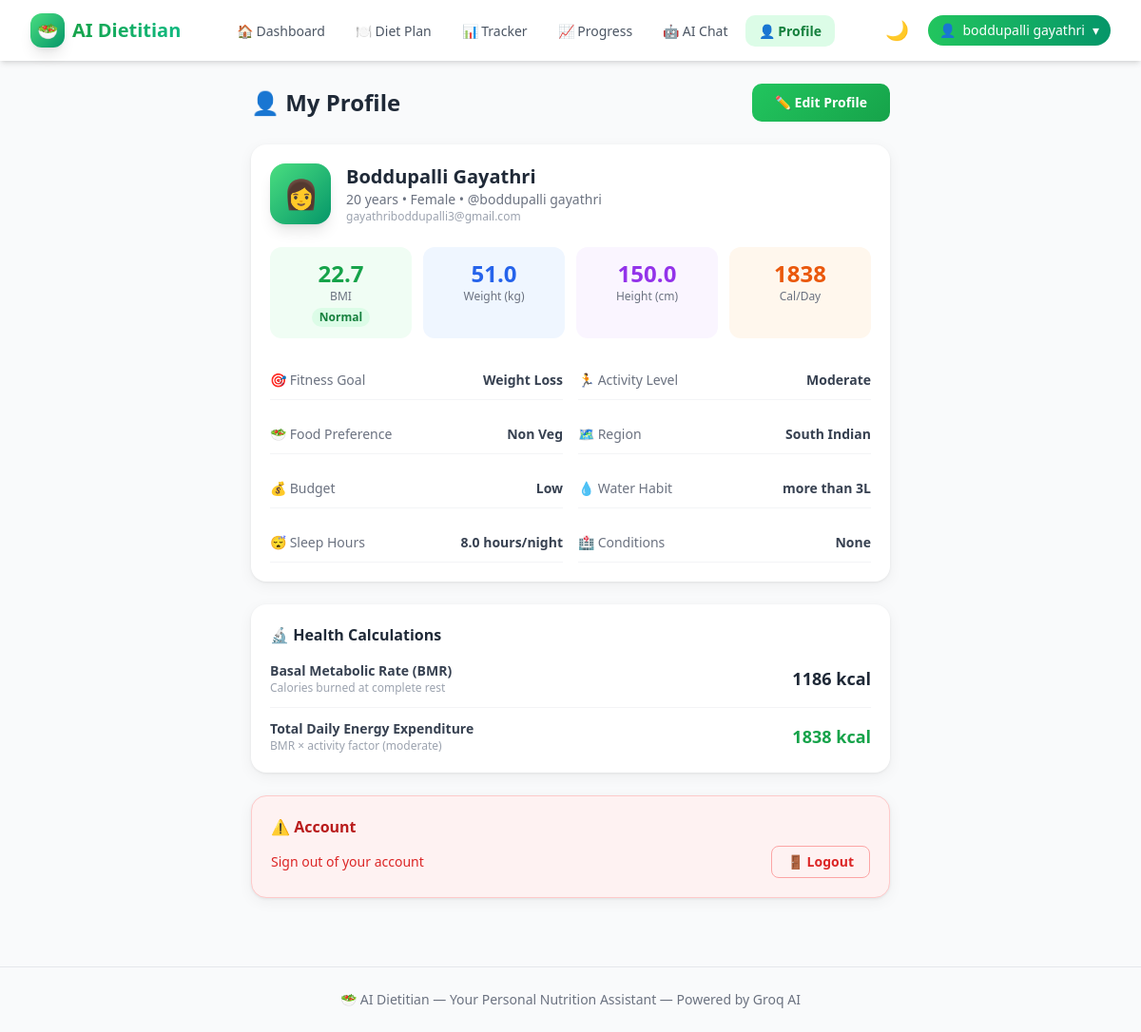
Screenshot of /profile (signed in) with the database file from the repository.
### tables this page shows
CREATE TABLE health_profiles (
            id INTEGER PRIMARY KEY AUTOINCREMENT,
            user_id INTEGER UNIQUE NOT NULL,
            name TEXT,
            age INTEGER,
            gender TEXT,
            height_cm REAL,
            weight_kg REAL,
            diseases TEXT,          -- comma-separated: diabetes,hypertension,etc.
            food_preferences TEXT,  -- veg, non-veg, vegan
            allergies TEXT,
            budget TEXT,            -- low, medium, high
            fitness_goals TEXT,     -- weight_loss, muscle_gain, maintenance
            activity_level TEXT,    -- sedentary, light, moderate, active, very_active
            sleep_hours REAL,
            water_habit TEXT,       -- less_than_2L, 2_to_3L, more_than_3L
            region TEXT,            -- north, south, east, west, central
            updated_at TIMESTAMP DEFAULT CURRENT_TIMESTAMP,
            FOREIGN KEY (user_id) REFERENCES users(id)
        );

CREATE TABLE users (
            id INTEGER PRIMARY KEY AUTOINCREMENT,
            username TEXT UNIQUE NOT NULL,
            email TEXT UNIQUE NOT NULL,
            password_hash TEXT NOT NULL,
            created_at TIMESTAMP DEFAULT CURRENT_TIMESTAMP
        );

### routers/profile.py (the view)
@router.get("/profile", response_class=HTMLResponse)
async def profile_page(request: Request):
    user_id = get_current_user(request)
    if not user_id:
        return RedirectResponse(url="/login", status_code=302)
    db = get_db()
    try:
        profile = db.execute(
            "SELECT * FROM health_profiles WHERE user_id = ?", (user_id,)
        ).fetchone()
        user = db.execute(
            "SELECT username, email FROM users WHERE id = ?", (user_id,)
        ).fetchone()
        profile_data = dict(profile) if profile else {}
        bmi_data = {}
        if profile_data:
            bmi_info = calculate_bmi(profile_data.get("weight_kg", 0), profile_data.get("height_cm", 0))
            bmr = calculate_bmr(profile_data.get("weight_kg", 0), profile_data.get("height_cm", 0),
                               profile_data.get("age", 0), profile_data.get("gender", "male"))
            daily_cal = calculate_daily_calories(bmr, profile_data.get("activity_level", "moderate"))
            bmi_data = {**bmi_info, "bmr": bmr, "daily_calories": daily_cal}
    finally:
        db.close()
    return templates.TemplateResponse(request, "profile.html", {
        "profile": profile_data,
        "bmi_data": bmi_data,
        "user": dict(user) if user else {},
        "username": request.session.get("username")
    })

### templates/profile.html (shortened to what this page needs)
{% extends "base.html" %}
{% block content %}
<div class="max-w-2xl mx-auto">
    <div class="flex items-center justify-between mb-6">
        <h1 class="text-2xl font-bold text-gray-800 dark:text-white">👤 My Profile</h1>
        <a href="/onboarding" class="btn-primary text-sm">✏️ Edit Profile</a>
    </div>
    {% if profile %}
    <div class="card mb-6">
        <div class="flex items-center gap-4 mb-6">
            <div class="w-16 h-16 bg-gradient-to-br from-green-400 to-emerald-600 rounded-2xl flex items-center justify-center text-3xl shadow-lg">
                {{ '👨' if profile.gender == 'male' else '👩' if profile.gender == 'female' else '🧑' }}
            </div>
            <div>
                <h2 class="text-xl font-bold text-gray-800 dark:text-white">{{ profile.name or username }}</h2>
                <p class="text-sm text-gray-500 dark:text-gray-400">
                    {{ profile.age }} years • {{ profile.gender|title }} • @{{ username }}
                </p>
                <p class="text-xs text-gray-400">{{ user.email or '' }}</p>
            </div>
        </div>
        <div class="grid grid-cols-2 sm:grid-cols-4 gap-3 mb-6">
            <div class="text-center p-3 bg-green-50 dark:bg-green-900/20 rounded-xl">
                <p class="text-2xl font-bold text-green-600">{{ bmi_data.bmi if bmi_data else '–' }}</p>
                <p class="text-xs text-gray-500 dark:text-gray-400">BMI</p>
                {% if bmi_data %}
                <span class="text-xs font-semibold px-2 py-0.5 rounded-full mt-1 inline-block
                    {{ 'bg-green-100 text-green-700 dark:bg-green-900 dark:text-green-300' if bmi_data.category == 'Normal' else
                       'bg-blue-100 text-blue-700 dark:bg-blue-900 dark:text-blue-300' if bmi_data.category == 'Underweight' else
                       'bg-yellow-100 text-yellow-700 dark:bg-yellow-900 dark:text-yellow-300' if bmi_data.category == 'Overweight' else
                       'bg-red-100 text-red-700 dark:bg-red-900 dark:text-red-300' }}">
                    {{ bmi_data.category }}
                </span>
                {% endif %}
            </div>
            <div class="text-center p-3 bg-blue-50 dark:bg-blue-900/20 rounded-xl">
                <p class="text-2xl font-bold text-blue-600">{{ profile.weight_kg }}</p>
                <p class="text-xs text-gray-500 dark:text-gray-400">Weight (kg)</p>
            </div>
            <div class="text-center p-3 bg-purple-50 dark:bg-purple-900/20 rounded-xl">
                <p class="text-2xl font-bold text-purple-600">{{ profile.height_cm }}</p>
                <p class="text-xs text-gray-500 dark:text-gray-400">Height (cm)</p>
            </div>
            <div class="text-center p-3 bg-orange-50 dark:bg-orange-900/20 rounded-xl">
                <p class="text-2xl font-bold text-orange-600">{{ bmi_data.daily_calories|int if bmi_data else '–' }}</p>
                <p class="text-xs text-gray-500 dark:text-gray-400">Cal/Day</p>
            </div>
        </div>
        <div class="grid grid-cols-1 sm:grid-cols-2 gap-4">
            {% for label, value in details %}
            <div class="flex justify-between items-center py-2.5 border-b border-gray-100 dark:border-gray-700">
                <span class="text-sm text-gray-500 dark:text-gray-400">{{ label }}</span>
                <span class="text-sm font-semibold text-gray-700 dark:text-gray-300 text-right max-w-xs">{{ value }}</span>
            </div>
            {% endfor %}
        </div>
    </div>
    {% if bmi_data %}
    <div class="card mb-6">
        <h3 class="font-bold text-gray-800 dark:text-white mb-4">🔬 Health Calculations</h3>
        <div class="space-y-3">
            <div class="flex justify-between items-center">
                <div>
                    <p class="text-sm font-semibold text-gray-700 dark:text-gray-300">Basal Metabolic Rate (BMR)</p>
                    <p class="text-xs text-gray-400">Calories burned at complete rest</p>
                </div>
                <span class="text-lg font-bold text-gray-800 dark:text-white">{{ bmi_data.bmr|int }} kcal</span>
            </div>
            <div class="h-px bg-gray-100 dark:bg-gray-700"></div>
            <div class="flex justify-between items-center">
                <div>
                    <p class="text-sm font-semibold text-gray-700 dark:text-gray-300">Total Daily Energy Expenditure</p>
                    <p class="text-xs text-gray-400">BMR × activity factor ({{ profile.activity_level|replace('_', ' ') }})</p>
                </div>
                <span class="text-lg font-bold text-green-600">{{ bmi_data.daily_calories|int }} kcal</span>
            </div>
        </div>
    </div>
    {% endif %}
    {% endif %}
    <div class="card border border-red-200 dark:border-red-800 bg-red-50 dark:bg-red-900/20">
        <h3 class="font-bold text-red-700 dark:text-red-400 mb-2">⚠️ Account</h3>
        <div class="flex items-center justify-between">
            <p class="text-sm text-red-600 dark:text-red-400">Sign out of your account</p>
            <a href="/logout" class="text-sm font-semibold text-red-600 dark:text-red-400 border border-red-300 dark:border-red-700 px-4 py-1.5 rounded-lg hover:bg-red-100 dark:hover:bg-red-900/40 transition-colors">
                🚪 Logout
            </a>
        </div>
    </div>
</div>
{% endblock %}

### templates/base.html (shortened to what this page needs)
<!DOCTYPE html>
<html lang="en" class="h-full">
<head>
    <script src="https://cdn.tailwindcss.com"></script>
    <link rel="stylesheet" href="/static/css/custom.css">
</head>
<body class="h-full bg-gray-50 dark:bg-gray-900 transition-colors duration-300" id="app-body">
    <nav class="bg-white dark:bg-gray-800 shadow-md sticky top-0 z-50 transition-colors duration-300">
        <div class="max-w-7xl mx-auto px-4 sm:px-6 lg:px-8">
            <div class="flex justify-between items-center h-16">
                <a href="/dashboard" class="flex items-center space-x-2 group">
                    <div class="w-9 h-9 bg-gradient-to-br from-green-400 to-emerald-600 rounded-xl flex items-center justify-center shadow-lg group-hover:scale-110 transition-transform">
                        <span class="text-white font-bold text-lg">🥗</span>
                    </div>
                    <span class="text-xl font-bold bg-gradient-to-r from-green-600 to-emerald-500 bg-clip-text text-transparent">AI Dietitian</span>
                </a>
                <div class="hidden md:flex items-center space-x-1">
                    <a href="/dashboard" class="nav-link {% if request.url.path == '/dashboard' %}nav-active{% endif %}">
                        🏠 Dashboard
                    </a>
                    <a href="/diet-plan" class="nav-link {% if '/diet-plan' in request.url.path %}nav-active{% endif %}">
                        🍽️ Diet Plan
                    </a>
                    <a href="/tracker" class="nav-link {% if request.url.path == '/tracker' %}nav-active{% endif %}">
                        📊 Tracker
                    </a>
                    <a href="/progress" class="nav-link {% if request.url.path == '/progress' %}nav-active{% endif %}">
                        📈 Progress
                    </a>
                    <a href="/chatbot" class="nav-link {% if request.url.path == '/chatbot' %}nav-active{% endif %}">
                        🤖 AI Chat
                    </a>
                    <a href="/profile" class="nav-link {% if request.url.path == '/profile' %}nav-active{% endif %}">
                        👤 Profile
                    </a>
                </div>
                <div class="flex items-center space-x-3">
                    <button onclick="toggleDarkMode()" class="p-2 rounded-lg text-gray-500 hover:bg-gray-100 dark:hover:bg-gray-700 transition-colors" title="Toggle dark mode">
                        <span id="dark-icon" class="text-xl">🌙</span>
                    </button>
                    {% if username %}
                    <div class="relative" id="user-menu-container">
                        <button onclick="toggleUserMenu()" class="flex items-center space-x-2 bg-gradient-to-r from-green-500 to-emerald-600 text-white px-3 py-1.5 rounded-full text-sm font-medium hover:shadow-lg transition-all">
                            <span>👤</span>
                            <span class="hidden sm:block">{{ username }}</span>
                            <span>▾</span>
                        </button>
                    </div>
                    {% endif %}
                </div>
            </div>
        </div>
    </nav>
    <main class="max-w-7xl mx-auto px-4 sm:px-6 lg:px-8 py-6 animate-fade-in">
        {% block content %}{% endblock %}
    </main>
    <footer class="mt-12 border-t border-gray-200 dark:border-gray-700 py-6">
        <div class="max-w-7xl mx-auto px-4 text-center text-sm text-gray-500 dark:text-gray-400">
            <p>🥗 AI Dietitian &mdash; Your Personal Nutrition Assistant &mdash; Powered by Groq AI</p>
        </div>
    </footer>
</body>
</html>

### static/css/custom.css (style rules this page uses)
.nav-link { padding: 0.375rem 0.875rem; border-radius: 0.625rem; font-size: 0.875rem; font-weight: 500; color: #4b5563; transition: all 0.15s ease; text-decoration: none; }
.nav-active { background-color: #dcfce7; color: #15803d; font-weight: 600; }
.card { background: white; border-radius: 1rem; padding: 1.25rem; box-shadow: 0 1px 3px rgba(0,0,0,0.07), 0 4px 16px rgba(0,0,0,0.05); transition: box-shadow 0.2s ease, transform 0.2s ease; }
.btn-primary { background: linear-gradient(135deg, #22c55e, #16a34a); color: white; padding: 0.625rem 1.5rem; border-radius: 0.625rem; font-weight: 600; font-size: 0.9375rem; border: none; cursor: pointer; transition: all 0.2s ease; display: inline-flex; align-items: center; gap: 0.5rem; text-decoration: none; }

### rows the page displays
health_profiles: gender "👩", name "Boddupalli Gayathri", age "20", gender "Female", weight_kg "51.0", height_cm "150.0", activity_level "moderate"
users: email "gayathriboddupalli3@gmail.com"

### other values shown
{{ username }} "boddupalli gayathri"
{{ bmi_data.bmi if bmi_data else '–' }} "22.7"
{{ bmi_data.category }} "Normal"
{{ bmi_data.daily_calories|int if bmi_data else '–' }} "1838"
{{ label }} "🎯 Fitness Goal" "🏃 Activity Level" "🥗 Food Preference" "🗺️ Region" "💰 Budget" "💧 Water Habit" "😴 Sleep Hours" "🏥 Conditions"
{{ value }} "Weight Loss" "Moderate" "Non Veg" "South Indian" "Low" "more than 3L" "8.0 hours/night" "None"
{{ bmi_data.bmr|int }} "1186"
{{ bmi_data.daily_calories|int }} "1838"
